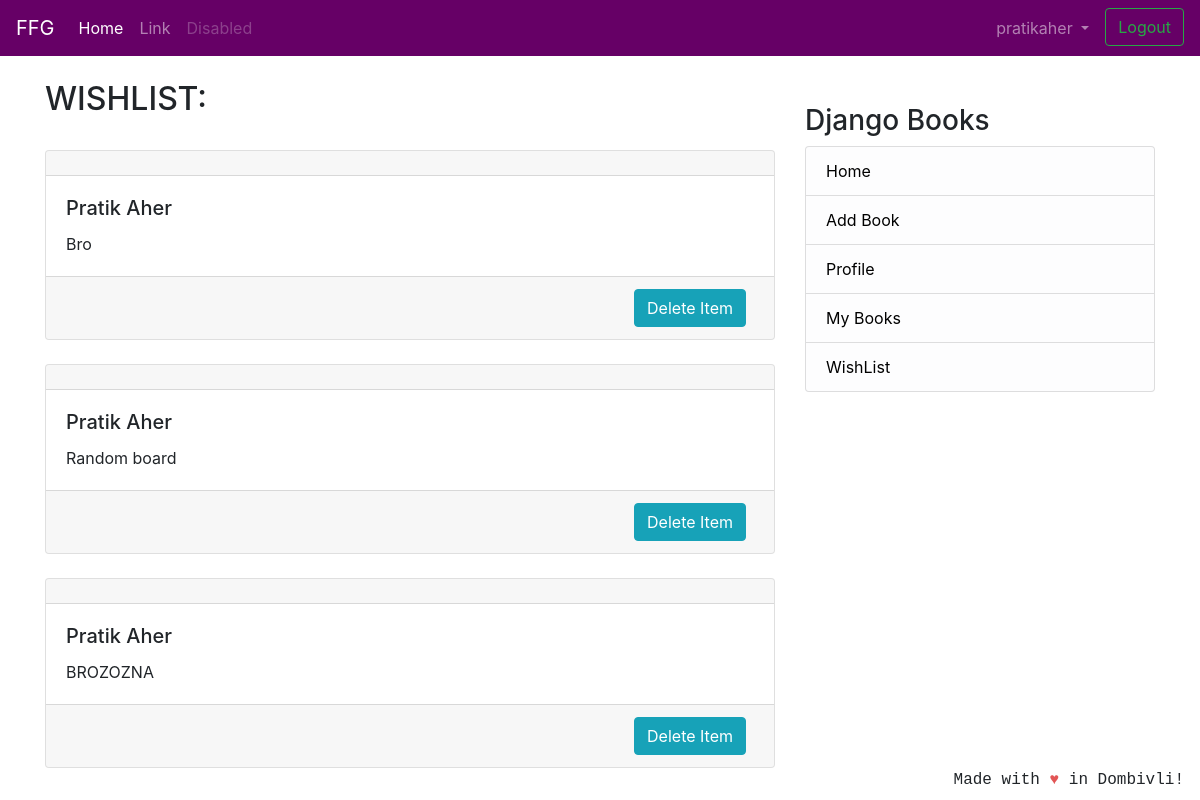
Before: /list/wishlist/ (signed in) with the older database file.
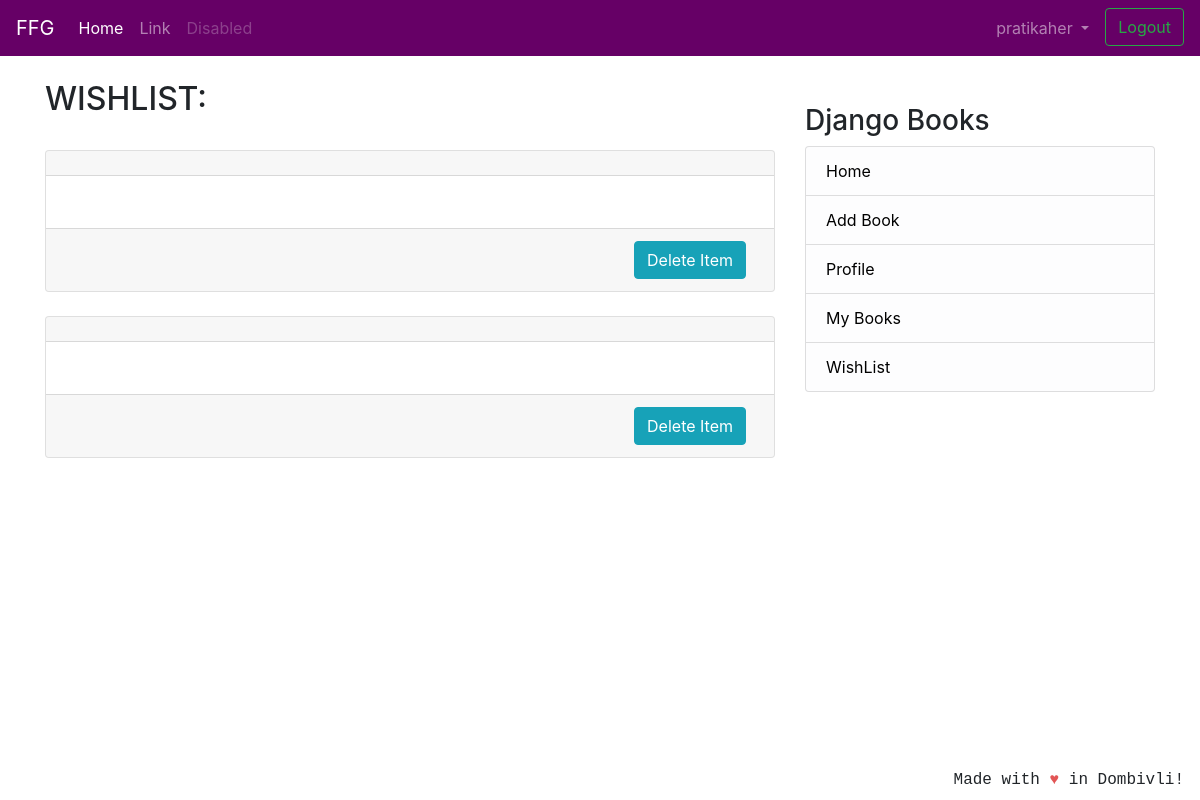
After: the same page with the newer database file.
### coreapp/models.py (models this page shows, shortened)
class OrderItem(models.Model):
    book = models.OneToOneField(
        Book, on_delete=models.SET_NULL, null=True)
    date_added = models.DateTimeField(auto_now=True)

class Book(models.Model):
    user = models.ForeignKey(User, on_delete=models.CASCADE, null=True)
    book_name = models.CharField(max_length=100)
    description = models.CharField(max_length=2000)
    image = models.ImageField(null=True, blank=True, upload_to="book_images/")
    price = models.IntegerField()
    condition = models.CharField(
        max_length=100, choices=CONITION_CHOICES, default='Acceptable')
    created_at = models.DateTimeField(auto_now_add=True)
    class Meta:
        verbose_name = 'Book'
        verbose_name_plural = 'Books'

### wishlist/views.py (the view)
# urls.py: path('wishlist/', views.WishListView.as_view(), name='wish_list'),
class WishListView(generic.ListView):
    model = OrderItem
    template_name = 'wish_list_entries.html'
    context_object_name = 'orders'
    ordering = ['-date_added']

### templates/wish_list_entries.html (shortened to what this page needs)
{% extends 'base.html' %}
{% block content %}
{% if orders %}
<h2>WISHLIST:</h2>
<br/>
{% for item in orders %}
<div class="card text-left">
    <div class="card-header">
    </div>
    <div class="card-body">
        <h5 class="card-title">{{ item.book.book_name }}</h5>
        <p class="card-text" >{{ item.book.description }}</p>
    </div>
    <div class="card-footer text-mutxed">
        <a href="{% url 'wishlist:delete_item' item.id %}" class="mr-2 btn btn-info float-right" >Delete Item</a>
    </div>
</div>
{% endfor %}
{% else %}
<div class="text-center">
    <h1>WishList Empty ! Add Books to Wishlist ! </h1>
</div>
{% endif %}
{% endblock %}

Changed rows visible on the page:
removed OrderItem: book.book_name "Pratik Aher", book.description "BROZOZNA"
changed OrderItem (number 1 of 2 on the later page): book.book_name "Pratik Aher" → (not shown); book.description "Bro" → (not shown)
changed OrderItem (number 2 of 2 on the later page): book.book_name "Pratik Aher" → (not shown); book.description "Random board" → (not shown)
